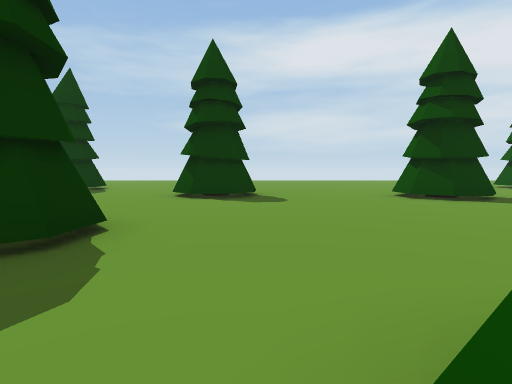
view 1 (above)

18 first-person views from a walk through a 3-D level made in the Unity game engine. The camera is 1.2 m above the floor, tilts 4° down and sees 80° across. The floor is counted in squares, 2 m on a side. Each view is taken from the middle of a square. On the plan, view 1 faces up. The plan holds only what a view shows up to about 9 squares ahead; the rest is blank. The place goes on beyond the plan. The player character is not drawn.

view 2
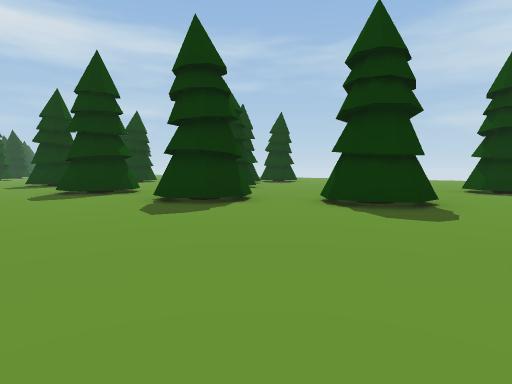

view 3
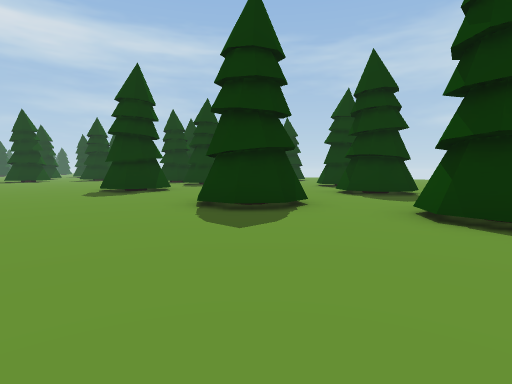

view 4
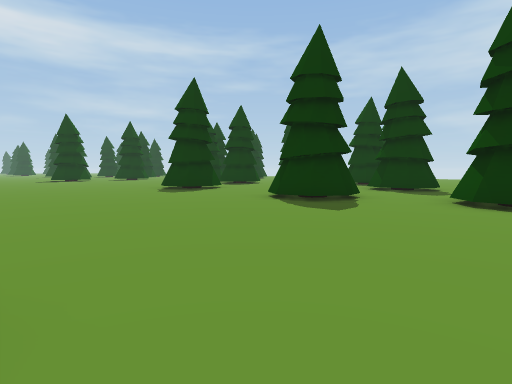

view 5
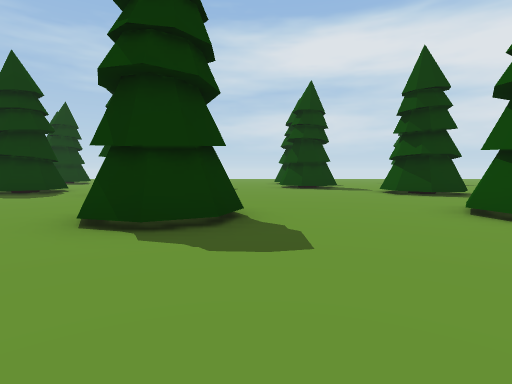

view 6
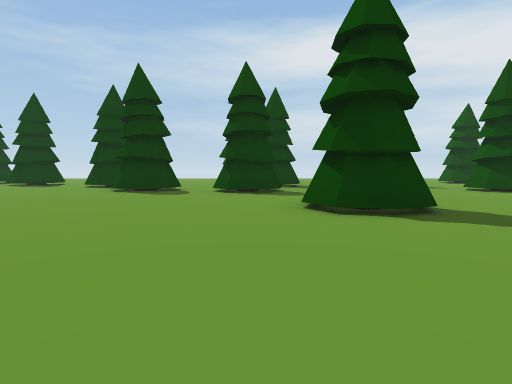

view 7
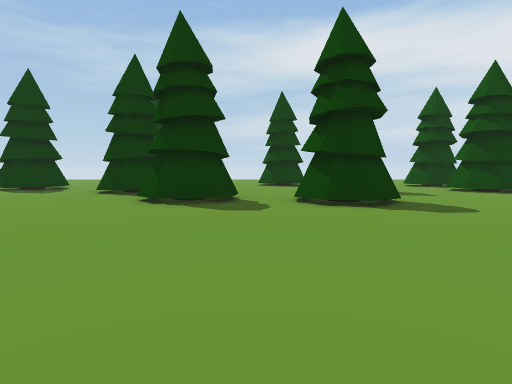

view 8
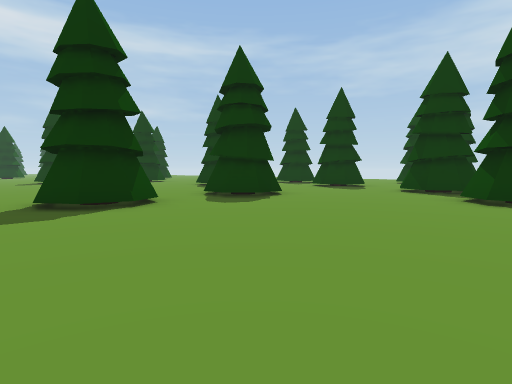

view 9
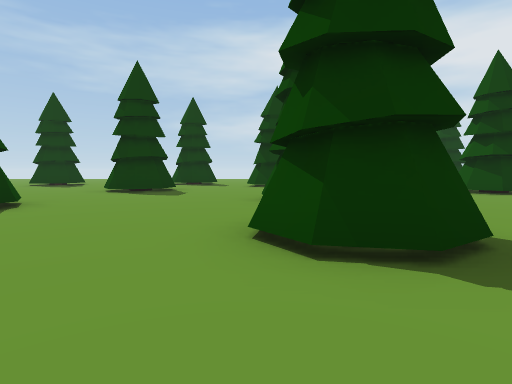

view 10
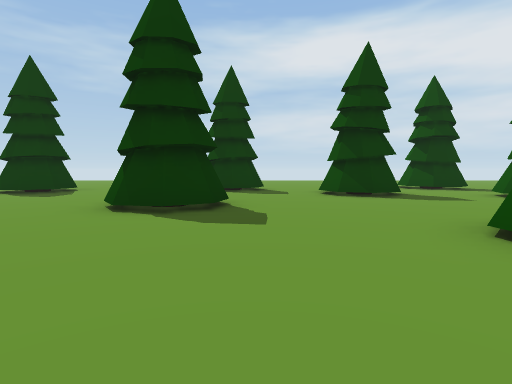

view 11
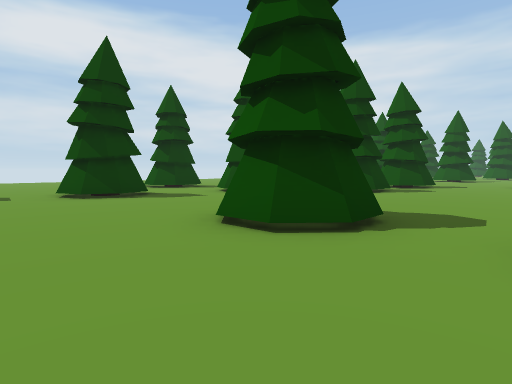

view 12
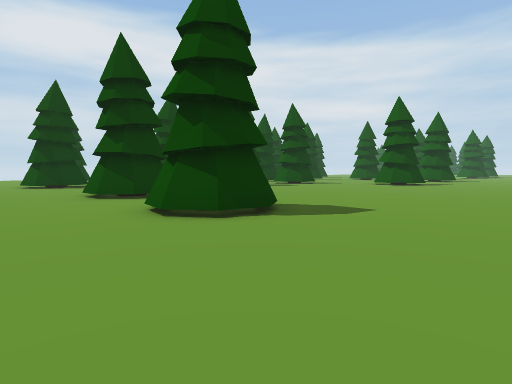

view 13
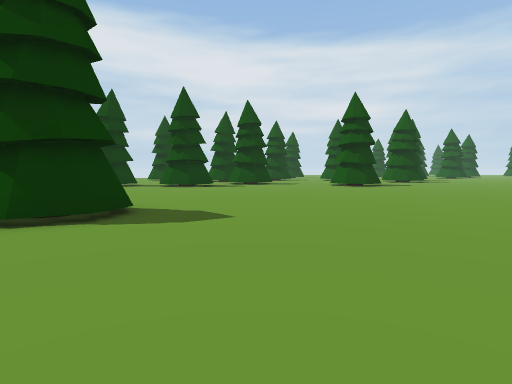

view 14
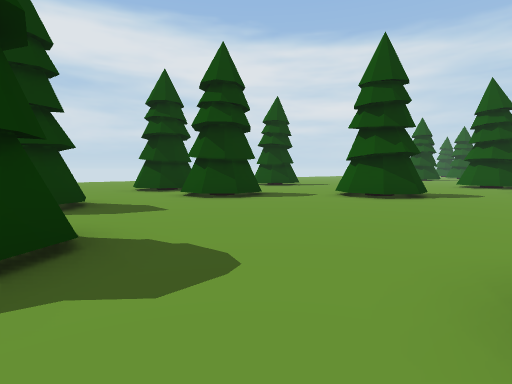

view 15
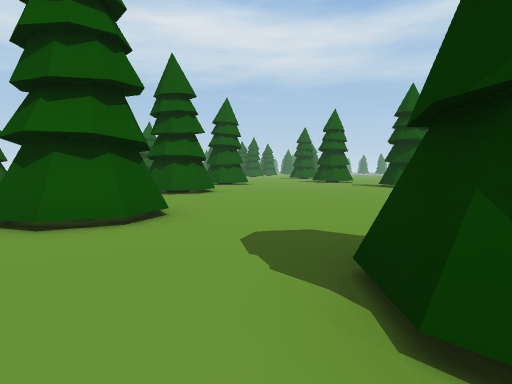

view 16
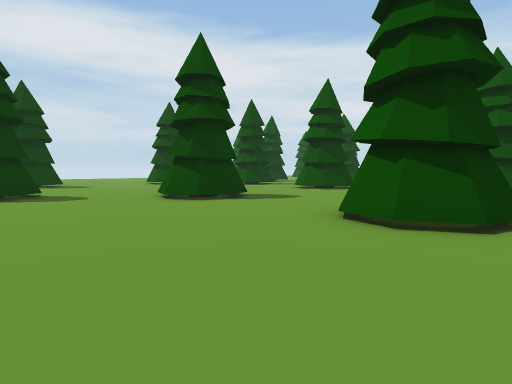

view 17
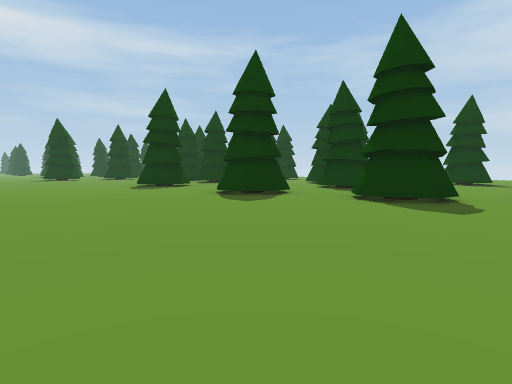

view 18
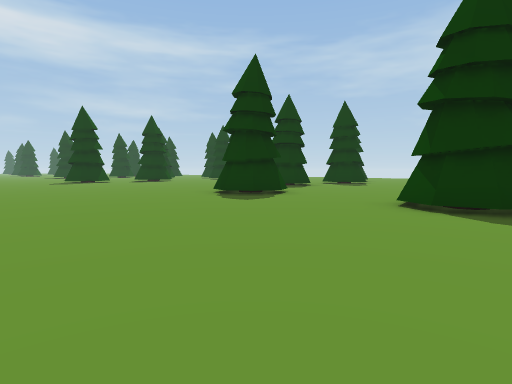

### Floor plan
Key: @ floor where view 1 was taken; # wall or solid block; . main floor; : floor 0.25 m higher than the main floor; / step, stairs or slope.
Columns run from 30 left of view 1 to 6 right of it. Each row starts with its distance up from view 1.
 11    ..
 10    ..            .##
  9  ##..  ..       ...#      ..  .....
  8  ...##...       ...       ...#..../
  7  ....#..##  .. #..##..    ...#....##.
  6  #......##  .. ........    .........
  5 ##........##.. ......##  ..........
  4 ..........##.##......##............
  3 .....##....................##.....
  2 .....##....................##....
  1 #.......................##.......
  0 ...............##...##..##....@##..
 -1 ....:#...............#..............
 -2 .....#..............................
 -3   ................................
 -4   .............................##
 -5   .............................##
 -6     ......       ...... ........

Where each view was taken, in squares from view 1:
view 1: 0 up, 0 right, facing up
view 2: 3 down, 0 right, facing up-left
view 3: 4 down, 5 left, facing up-left
view 4: 6 down, 5 left, facing up-left
view 5: 4 down, 13 left, facing up
view 6: 5 down, 16 left, facing up
view 7: 2 down, 18 left, facing up
view 8: 3 down, 19 left, facing up-left
view 9: 4 down, 26 left, facing up
view 10: 0 up, 28 left, facing up
view 11: 0 up, 28 left, facing up-right
view 12: 5 down, 28 left, facing up-right
view 13: 6 down, 26 left, facing up-right
view 14: 1 up, 16 left, facing up-right
view 15: 4 up, 1 left, facing down
view 16: 6 down, 3 left, facing up-right
view 17: 6 down, 3 left, facing up-left
view 18: 6 down, 8 left, facing up-left
